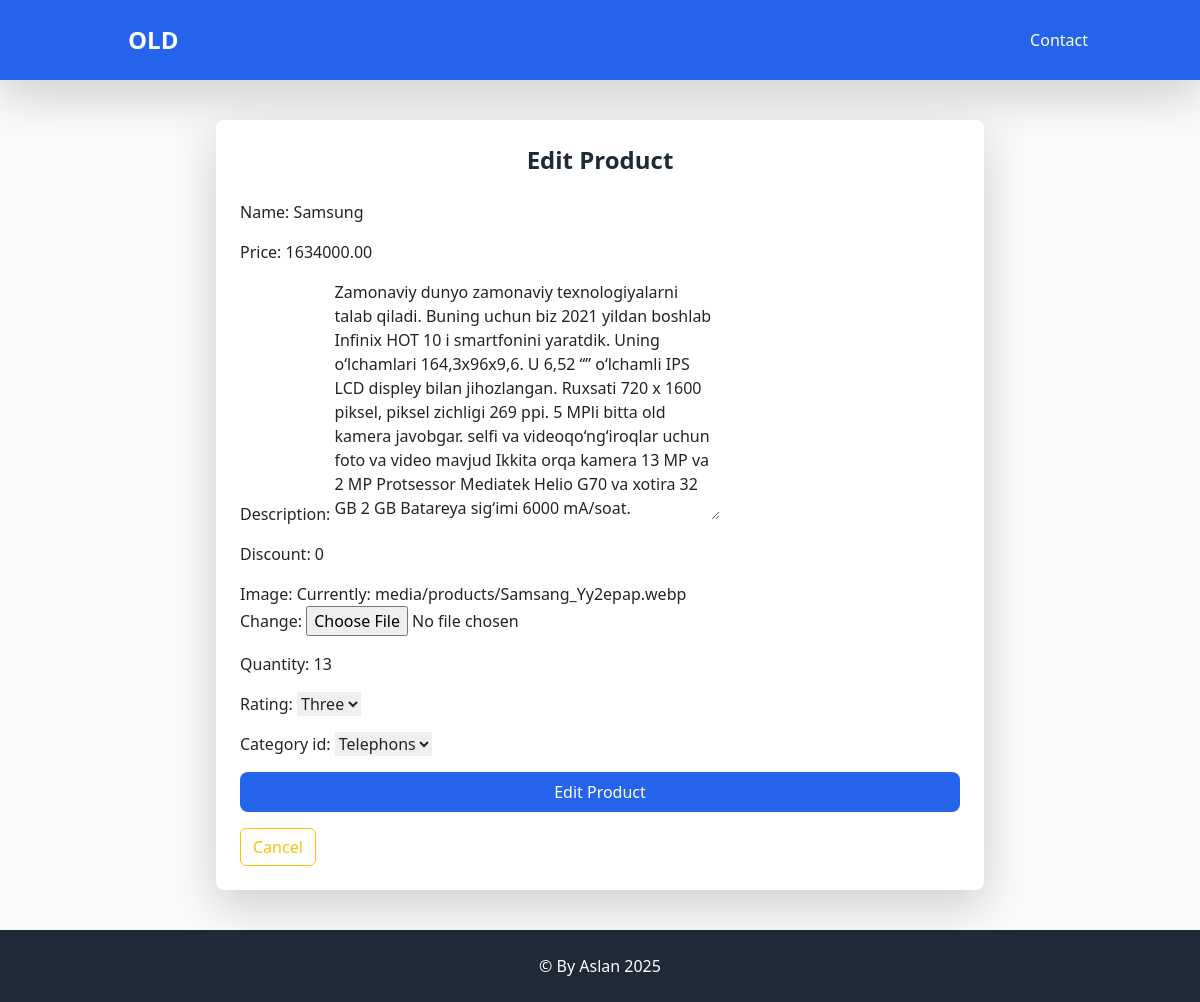
The page /apelsin/edit-product/16/ on the database its author committed.
### shop/models.py (models this page shows, shortened)
class BaseModel(models.Model):
    created_at = models.DateTimeField(auto_now_add=True)
    updated_at = models.DateTimeField(auto_now=True)
    class Meta:
        abstract = True

class Product(BaseModel):
    class RatingChoices(models.IntegerChoices):
        ONE = 1
        TWO = 2
        THREE = 3
        FOUR = 4
        FIVE = 5
    name = models.CharField(max_length=100)
    price = models.DecimalField(max_digits=10, decimal_places=2)
    description = models.TextField(null=True, blank=True)
    discount = models.PositiveIntegerField(default=0)
    image = models.ImageField(upload_to='media/products', null=False, blank=False)
    quantity = models.PositiveIntegerField(default=1)
    rating = models.PositiveIntegerField(choices=RatingChoices.choices, default=RatingChoices.ONE)
    category_id = models.ForeignKey(Category, on_delete=models.CASCADE,related_name='products')

class Category(BaseModel):
    name = models.CharField(max_length=100, unique=True)
    def __str__(self):
        return self.name

### shop/views.py (the view, shortened to what this page needs)
# urls.py: path('edit-product/<int:pk>/', views.EditProductView.as_view(), name='edit_product'),
class EditProductView(UpdateView):
    model = Product
    template_name = 'shop/edit.html'
    form_class = ProductModelForm
    def get_context_data(self, **kwargs):
        context = super().get_context_data(**kwargs)
        context['product'] = get_object_or_404(Product, id=self.kwargs['pk'])
        return context

### shop/forms.py
class ProductModelForm(forms.ModelForm):
    class Meta:
        model = Product
        fields = '__all__'

### templates/shop/edit.html (shortened to what this page needs)
{% load static %}
<!DOCTYPE html>
<html lang="en">
<head>
    <link href="https://cdn.jsdelivr.net/npm/bootstrap-icons@1.5.0/font/bootstrap-icons.css" rel="stylesheet" />
    <link href="{% static 'shop/css/styles.css' %}" rel="stylesheet" />
    <script src="https://cdn.tailwindcss.com"></script>
</head>
<body class="bg-gray-50">
    <header class="bg-blue-600 text-white shadow-lg">
        <div class="container mx-auto flex justify-between items-center py-4 px-6">
            <h1 class="text-2xl font-bold">
                <a href="{% url 'product_detail' product.id %}" class="text-white hover:text-gray-200 ml-4"> OLD {{ products.name }}</a>
            </h1>
            <nav>
                <a href="#" class="text-white hover:text-gray-200 ml-4">Contact</a>
            </nav>
        </div>
    </header>
    <main class="container mx-auto my-10">
        <div class="max-w-3xl mx-auto bg-white shadow-lg rounded-lg p-6">
            <h2 class="text-2xl font-bold text-gray-800 mb-6 text-center">Edit Product</h2>
            <form id="editForm" action="#" method="POST" class="space-y-4" enctype="multipart/form-data">
                {{ form.as_p }}
                <button type="button" class="w-full bg-blue-600 text-white font-medium py-2 px-4 rounded-lg hover:bg-blue-700 transition" onclick="showConfirmation()">Edit Product</button>
                <div class="col-1">
                    <a class="btn btn-outline-warning" href="{% url 'apelsin' %}"> Cancel </a>
                </div>
            </form>
        </div>
    </main>
    <footer class="bg-gray-800 text-white py-4">
        <div class="container mx-auto text-center">
            <p>&copy; By Aslan 2025</p>
        </div>
    </footer>
</body>
</html>

### rows shown on the page
Product: name "Samsung", price "1634000.00", description "Zamonaviy dunyo zamonaviy texnologiyalarni talab qiladi. Buning uchun biz 2021 yildan boshlab Infinix HOT 10 i smartfonini yaratdik. Uning o‘lchamlari 164,3x96x9,6. U 6,52 “” o‘lchamli IPS LCD displey bilan jihozlangan. Ruxsati 720 x 1600 piksel, piksel zichligi 269 ppi. 5 MPli bitta old kamera javobgar. selfi va videoqo‘ng‘iroqlar uchun foto va video mavjud Ikkita orqa kamera 13 MP va 2 MP Protsessor Mediatek Helio G70 va xotira 32 GB 2 GB Batareya sig‘imi 6000 mA/soat.", discount "0", quantity "13", rating "Three", category_id "Telephons"
